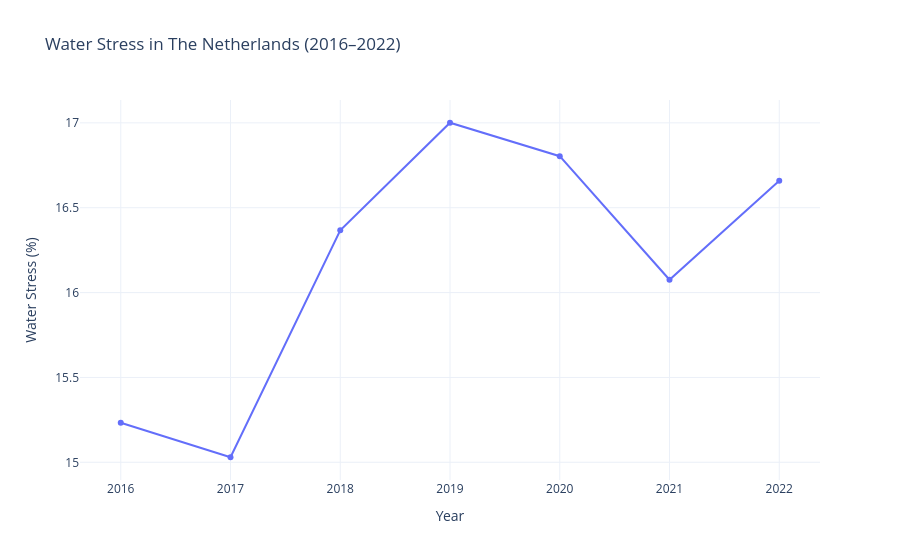

Source (notebook cell):
### Code cell
# visualization 1: change in water stress in nl 
fig = px.line(
    water_stress_nl,
    x='Year',
    y='Value',
    title='Water Stress in The Netherlands (2016–2022)',
    labels={'Value': 'Water Stress (%)'},
    markers=True
)

fig.update_layout(template='plotly_white')
fig.write_html("../visualizations/netherlands_water_stress.html")
fig.show()

### Figure 1 — Plotly figure (JSON) as saved in the notebook; plotly's stock layout.template omitted (floating-point values rounded to 4 significant figures)
{"data": [{"hovertemplate": "Year=%{x}<br>Water Stress (%)=%{y}<extra></extra>", "legendgroup": "", "line": {"color": "#636efa", "dash": "solid"}, "marker": {"symbol": "circle"}, "mode": "lines+markers", "name": "", "orientation": "v", "showlegend": false, "type": "scatter", "x": [2016, 2017, 2018, 2019, 2020, 2021, 2022], "xaxis": "x", "y": [15.23, 15.03, 16.37, 17.0, 16.8, 16.08, 16.66], "yaxis": "y"}], "layout": {"legend": {"tracegroupgap": 0}, "title": {"text": "Water Stress in The Netherlands (2016–2022)"}, "xaxis": {"anchor": "y", "domain": [0, 1], "title": {"text": "Year"}}, "yaxis": {"anchor": "x", "domain": [0, 1], "title": {"text": "Water Stress (%)"}}}}
